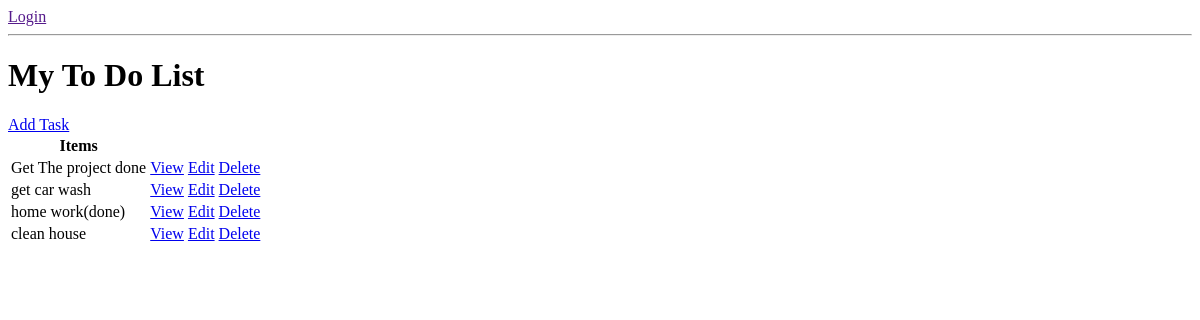
The app's page /, older data.
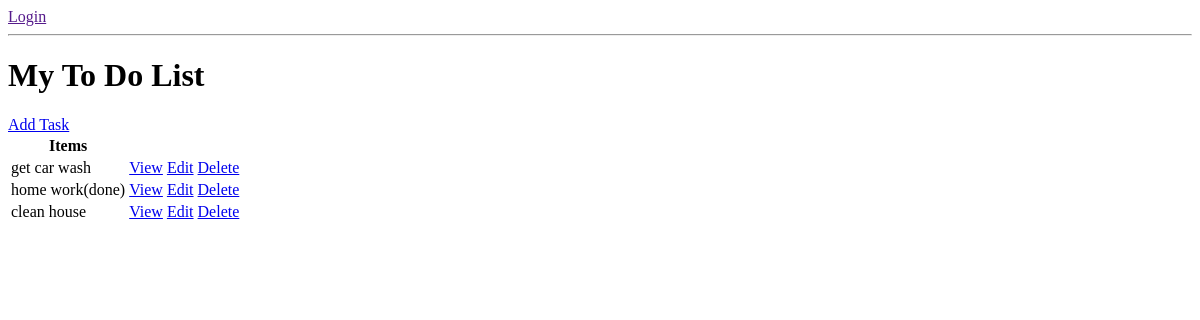
The same page, newer data.
### base/models.py (models this page shows, shortened)
class Task(models.Model):
    user = models.ForeignKey(User, on_delete=models.CASCADE, null=True, blank=True)
    title = models.CharField(max_length=200)
    description = models.TextField(null=True, blank=True)
    complete = models.BooleanField(default=False)
    create = models.DateTimeField(auto_now_add=True)
    class Meta:
        ordering = ['complete']#any complete task will go the bottom of the listss

### base/views.py (the view)
# urls.py: path('', TaskList.as_view(), name='tasks'), #this is base url that is empty string in the beginning
class TaskList(ListView):
    model = Task#this class now search for templates that has name like - Task_list.html
    context_object_name = 'tasks'

### base/templates/base/task_list.html
{% if request.user.is_authenticated %}
  <p>{{request.user}}</p>
  <a href="">Logout</a>
{% else  %}
  <a href="">Login</a>
{% endif %}
<hr>
<h1>My To Do List</h1>
<a href="{% url 'task-create' %}">Add Task</a>
<table>
    <tr>
        <th>Items</th>
        <th></th>
    </tr>
    {% for task in tasks %}
      <tr>
        <td>{{task.title}}</td>
        <td><a href="{% url 'task' task.id %}">View</a></td>
        <td><a href="{% url 'task-update' task.id %}">Edit </a></td>
        <td><a href="{% url 'task-delete' task.id %}">Delete</a></td>
      </tr>
      {% empty %}
      <h3>No Items in List</h3>
    {% endfor %}
</table>

Row changes from the older to the newer data that the page shows:
removed Task: title "Get The project done"
